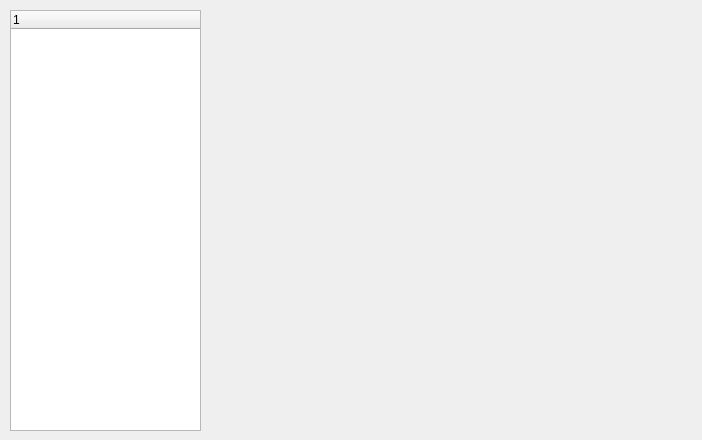
<?xml version="1.0" encoding="UTF-8"?>
<ui version="4.0">
 <class>AreaManagerForm</class>
 <widget class="QWidget" name="AreaManagerForm">
  <property name="geometry">
   <rect>
    <x>0</x>
    <y>0</y>
    <width>702</width>
    <height>440</height>
   </rect>
  </property>
  <property name="windowTitle">
   <string>Form</string>
  </property>
  <widget class="QTreeWidget" name="treeWidget">
   <property name="geometry">
    <rect>
     <x>10</x>
     <y>10</y>
     <width>191</width>
     <height>421</height>
    </rect>
   </property>
   <property name="columnCount">
    <number>1</number>
   </property>
   <column>
    <property name="text">
     <string notr="true">1</string>
    </property>
   </column>
  </widget>
 </widget>
 <resources/>
 <connections/>
</ui>
